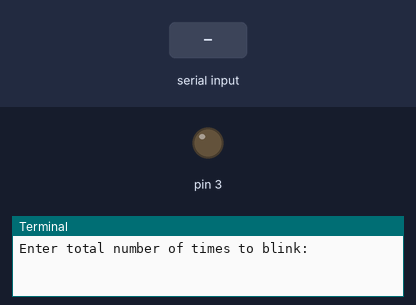
This program was run on a simulated Raspberry Pi (header pin numbers). Parts: output pins drawn as LEDs (lit = HIGH), the last lines printed to the terminal. Inputs (shaded band) come from the test bench.

Above: at 1.2 s.
1.3 s: "5" typed at the terminal
2.8 s: "90" typed at the terminal
At 3.1 s:
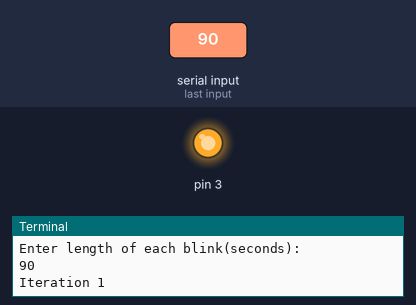
Timing chart, 0 to 5.8 s (numbered marks = the images above; inputs shaded):
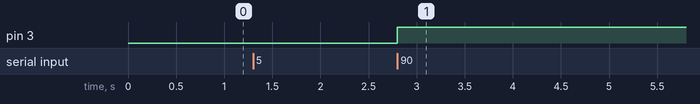

The program:

blink.py
```python
import RPi.GPIO as GPIO # import GPIO library
import time #importtime library. allows us to use sleep

GPIO.setmode(GPIO.BOARD) # use board pin numbering
GPIO.setup(3, GPIO.OUT) # setup GPIO pin 7 to out

# define a function name blink
def Blink(numTimes,speed):
	for i in range(0,numTimes): #run loop numTimes
		print "Iteration " + str(i+1) # print current loop
		GPIO.output(3,True) # switch on pin 7
		time.sleep(speed) # wait for it
		GPIO.output(3,False) # switch off pin 7
		time.sleep(speed) # Legendary
	print "Done" # When loop is complete, print done
	GPIO.cleanup()
# Ask user for total number of blinkes and length of each blink
iterations = raw_input("Enter total number of times to blink: ")
speed = raw_input("Enter length of each blink(seconds): ")

# start blink function. convert user input
# from strings to numeric data types and pass to Blink as parameters
Blink(int(iterations), float(speed))
```

Measured:
- after the input at 2.8 s, pin 3: LOW → HIGH at once
